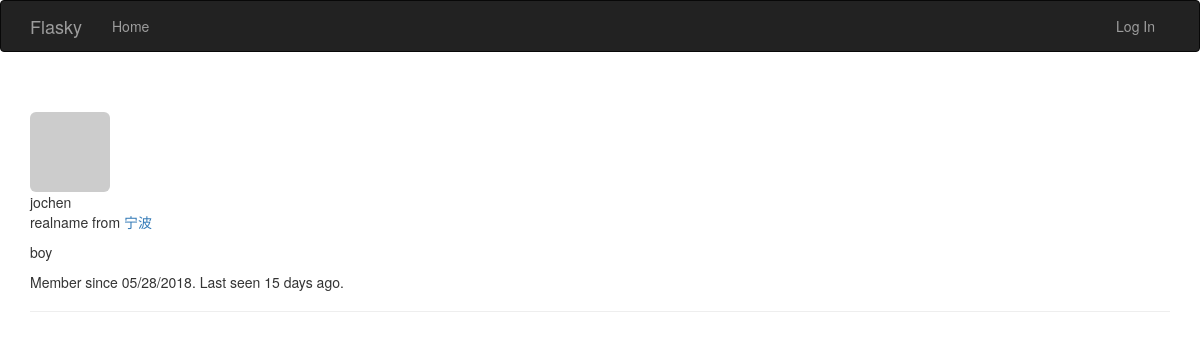
The page /user/jochen on the database as committed earlier.
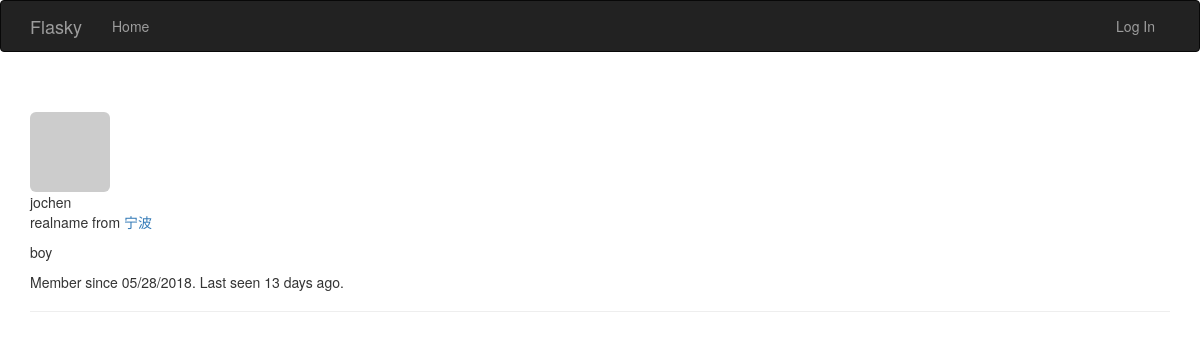
The same page on the database as committed later.
### app/models.py (models this page shows, shortened)
class User(UserMixin, db.Model):
    __tablename__ = 'users'
    id = db.Column(db.Integer, primary_key=True)
    email = db.Column(db.String(64), unique=True, index=True)
    username = db.Column(db.String(64), unique=True, index=True)
    role_id = db.Column(db.Integer, db.ForeignKey('roles.id'))
    test_column = db.Column(db.Integer, unique=True, index=True)
    password_hash = db.Column(db.String(128))
    confirmed = db.Column(db.Boolean, default=False)
    name = db.Column(db.String(64))
    location = db.Column(db.String(64))
    about_me = db.Column(db.Text())
    member_since = db.Column(db.DateTime(), default=datetime.utcnow)
    last_seen = db.Column(db.DateTime(), default=datetime.utcnow)
    avatar_hash = db.Column(db.String(32))
    comments = db.relationship('Comment', backref='author', lazy='dynamic')
    @property
    def password(self):
        raise AttributeError('password is not a readable attribute')
    def gravatar_hash(self):
        return hashlib.md5(self.email.lower().encode('utf-8')).hexdigest()
    def gravatar(self, size=50, default='identicon', rating='g'):
        url = 'https://secure.gravatar.com/avatar'
        hash = self.avatar_hash or self.gravatar_hash()
        return '{url}/{hash}?s={size}&d={default}&r={rating}'.format(
            url=url, hash=hash, size=size, default=default, rating=rating)

### app/main/views.py (the view)
@main.route('/user/<username>')
def user(username):
    user = User.query.filter_by(username=username).first_or_404()
    return render_template('user.html', user=user)

### app/auth/views.py (called while the page is built)
@auth.before_app_request
def before_request():
	if current_user.is_authenticated:
		current_user.ping()
		if not current_user.confirmed\
			and request.endpoint \
			and request.blueprint != 'auth' \
			and request.endpoint != 'static':
			return redirect(url_for('auth.unconfirmed'))

### app/main/__init__.py (called while the page is built)
@main.app_context_processor
def imject_permissions():
	return dict(Permission=Permission)

### app/models.py (called while the page is built)
    def is_administrator(self):
        return False

### app/templates/user.html (shortened to what this page needs)
{% extends "base.html" %}
{% block page_content %}
<div class="page-header">
    <img class="img-rounded profile-thumbnail" src="{{user.gravatar(size=256) }}">
    <div class="profile-header"
        <h5>{{user.username}}</h5>
        {% if user.name or user.location %}
        <p>
            {% if user.name %}{{ user.name}}{% endif %}
            {% if user.location %}
            from <a href="http://uri.amap.com/search?keyword={{ user.location }}">{{ user.location }}</a>
            {% endif %}
        </p>
        {% endif %}
        {% if user.about_me %} <p>{{ user.about_me }}</p>{% endif %}
        <p>Member since {{moment(user.member_since).format('L') }}. Last seen {{moment(user.last_seen).fromNow() }}.</p>
    </div>
</div>
{% endblock %}

Rows that differ between the two databases and show on the page:
changed User "jochen": last_seen "15 days ago" → "13 days ago"
